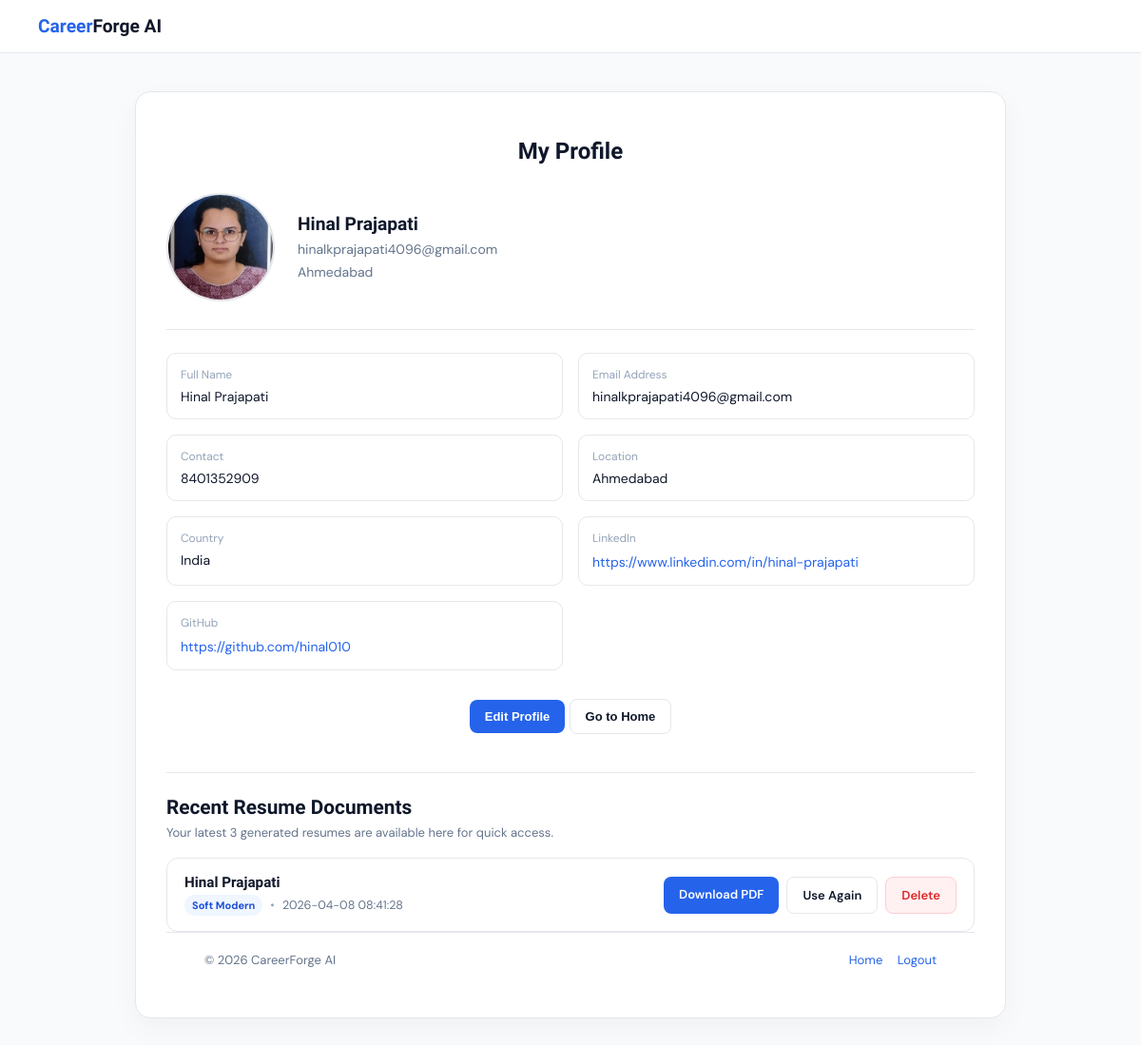
The app's page /my_profile (signed in), older data.
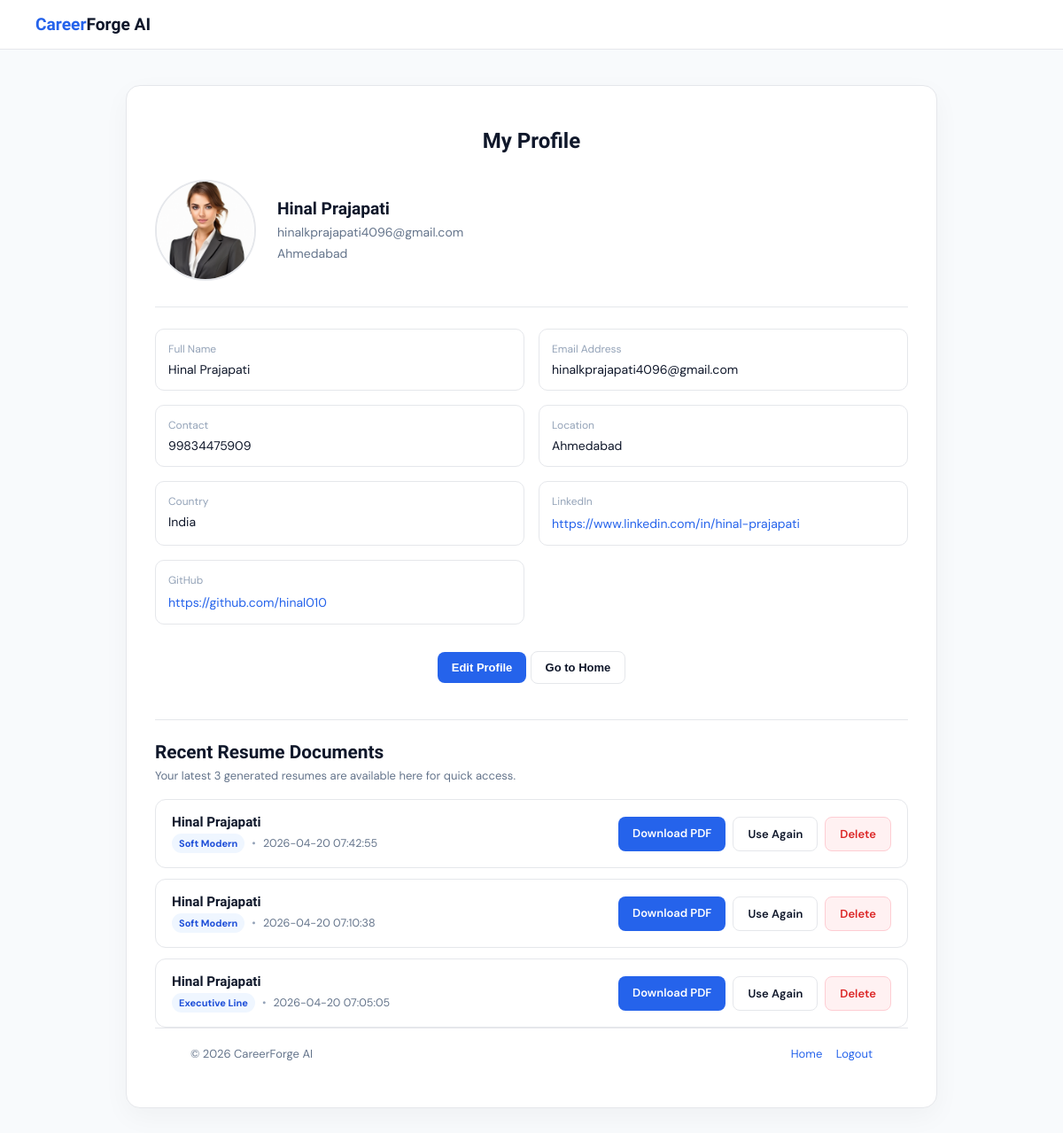
The same page, newer data.
### tables this page shows
CREATE TABLE user_profile (
    id INTEGER PRIMARY KEY AUTOINCREMENT,
    user_id INTEGER UNIQUE,
    full_name TEXT,
    email TEXT,
    contact TEXT,
    location TEXT,
    country TEXT,
    linkedin TEXT,
    github TEXT,
    photo TEXT,
    FOREIGN KEY (user_id) REFERENCES users(id) ON DELETE CASCADE
);

CREATE TABLE resume_history (
    id INTEGER PRIMARY KEY AUTOINCREMENT,
    user_id INTEGER NOT NULL,
    resume_name TEXT NOT NULL,
    template_name TEXT NOT NULL,
    html_file TEXT NOT NULL,
    pdf_file TEXT NOT NULL,
    created_at TEXT DEFAULT CURRENT_TIMESTAMP,
    FOREIGN KEY (user_id) REFERENCES users(id) ON DELETE CASCADE
);

### main.py (the view)
@app.get("/my_profile", response_class=HTMLResponse)
def my_profile_page(request: Request):
    user = require_login(request)
    if isinstance(user, RedirectResponse):
        return user
    profile = get_user_profile(user["id"])
    resume_history = get_resume_history(user["id"])
    return templates.TemplateResponse(
        request,
        "my_profile.html",
        {
            "request": request,
            "user": user,
            "profile": profile,
            "resume_history": resume_history
        }
    )

### template/my_profile.html (shortened to what this page needs)
<!DOCTYPE html>
<html lang="en">
<head>
  <link rel="stylesheet" href="/static/my_profile.css" />
</head>
<body>
  <nav class="navbar">
    <div class="logo"><span>Career</span>Forge AI</div>
  </nav>
  <div class="profile-wrapper">
    <div class="profile-card">
      <h1 class="profile-title">My Profile</h1>
      <div class="profile-top">
        <div class="profile-photo">
          {% if profile and profile.photo %}
            <img src="{{ profile.photo }}" alt="Profile Photo" />
          {% else %}
            <div class="profile-placeholder">
              {{ (profile.full_name if profile and profile.full_name else user.full_name)[0] }}
            </div>
          {% endif %}
        </div>
        <div class="profile-basic">
          <h2>{{ profile.full_name if profile and profile.full_name else user.full_name }}</h2>
          <p>{{ profile.email if profile and profile.email else user.email }}</p>
          <p>{{ profile.location if profile and profile.location else 'Location not added' }}</p>
        </div>
      </div>
      <div class="profile-grid">
        <div class="profile-item">
          <label>Full Name</label>
          <div>{{ profile.full_name if profile and profile.full_name else user.full_name }}</div>
        </div>
        <div class="profile-item">
          <label>Email Address</label>
          <div>{{ profile.email if profile and profile.email else user.email }}</div>
        </div>
        <div class="profile-item">
          <label>Contact</label>
          <div>{{ profile.contact if profile and profile.contact else 'Not added' }}</div>
        </div>
        <div class="profile-item">
          <label>Location</label>
          <div>{{ profile.location if profile and profile.location else 'Not added' }}</div>
        </div>
        <div class="profile-item">
          <label>Country</label>
          <div>{{ profile.country if profile and profile.country else 'Not added' }}</div>
        </div>
        <div class="profile-item">
          <label>LinkedIn</label>
          {% if profile and profile.linkedin %}
            <a href="{{ profile.linkedin }}" target="_blank">{{ profile.linkedin }}</a>
          {% else %}
            <div>Not added</div>
          {% endif %}
        </div>
        <div class="profile-item">
          <label>GitHub</label>
          {% if profile and profile.github %}
            <a href="{{ profile.github }}" target="_blank">{{ profile.github }}</a>
          {% else %}
            <div>Not added</div>
          {% endif %}
        </div>
      </div>
      <div class="profile-actions">
         <button class="btn btn-primary" onclick="window.location.href='/profile'">
                Edit Profile
            </button>
            <button class="btn btn-secondary" onclick="window.location.href='/'">
                Go to Home
            </button>
      </div>
      <div class="resume-history-section">
  <div class="history-header">
    <h2>Recent Resume Documents</h2>
    <p>Your latest 3 generated resumes are available here for quick access.</p>
  </div>
  {% if resume_history and resume_history|length > 0 %}
    <div class="resume-history-list">
      {% for item in resume_history %}
        <div class="resume-history-row">
          <div class="resume-history-info">
            <h3>{{ item.resume_name }}</h3>
            <p>
              <span class="template-badge">{{ item.template_name.replace('-', ' ').title() }}</span>
              <span class="history-dot">•</span>
              <span class="resume-date">{{ item.created_at }}</span>
            </p>
          </div>
          <div class="resume-history-actions">
            <a href="/resume_history/download/{{ item.id }}" class="btn btn-primary">Download PDF</a>
            <a href="/resume_preview?template={{ item.template_name }}" class="btn btn-secondary">Use Again</a>
            <a
              href="/resume_history/delete/{{ item.id }}"
              class="btn btn-danger"
              onclick="return confirm('Delete this saved resume?')"
            >
              Delete
            </a>
          </div>
        </div>
      {% endfor %}
    </div>
  {% else %}
    <div class="empty-history">
      <div class="empty-history-icon">📄</div>
      <h3>No recent resumes</h3>
      <p>Your latest generated resumes will appear here.</p>
    </div>
  {% endif %}
</div>
  <footer class="footer">
    <div>© 2026 CareerForge AI</div>
    <div class="footer-right">
      <a href="/">Home</a>
      <a href="/logout">Logout</a>
    </div>
  </footer>
</body>
</html>

### static/my_profile.css (style rules this page uses)
body { margin: 0; font-family: 'DM Sans', sans-serif; background: #f8fafc; color: #0f172a; }
.navbar { padding: 16px 40px; background: #fff; border-bottom: 1px solid #e5e7eb; display: flex; align-items: center; }
.logo { font-family: 'Sora', sans-serif; font-size: 1.2rem; font-weight: 700; }
.logo span { color: #2563eb; }
.profile-wrapper { display: flex; justify-content: center; padding: 40px 20px; }
.profile-card { width: 100%; max-width: 850px; background: #fff; border: 1px solid #e5e7eb; border-radius: 16px; padding: 32px; box-shadow: 0 10px 30px rgba(0, 0, 0, 0.04); }
.profile-title { text-align: center; font-family: 'Sora', sans-serif; font-size: 1.5rem; font-weight: 700; margin-bottom: 30px; }
.profile-top { display: flex; align-items: center; gap: 24px; padding-bottom: 24px; border-bottom: 1px solid #e5e7eb; margin-bottom: 24px; flex-wrap: wrap; }
.profile-photo img { width: 110px; height: 110px; border-radius: 50%; object-fit: cover; border: 2px solid #e5e7eb; }
.profile-basic h2 { font-family: 'Sora', sans-serif; margin: 0; font-size: 1.2rem; }
.profile-basic p { margin: 6px 0; color: #64748b; font-size: 14px; }
.profile-grid { display: grid; grid-template-columns: repeat(2, 1fr); gap: 16px; }
.profile-item { border: 1px solid #e5e7eb; border-radius: 10px; padding: 14px; }
.profile-item label { font-size: 12px; color: #94a3b8; display: block; margin-bottom: 6px; }
.profile-item div, .profile-item a { font-size: 14px; color: #0f172a; text-decoration: none; word-break: break-word; }
.profile-item a { color: #2563eb; }
.profile-actions { margin-top: 30px; text-align: center; }
.btn { padding: 10px 16px; border-radius: 8px; text-decoration: none; font-size: 13px; font-weight: 600; border: none; cursor: pointer; transition: 0.2s ease; display: inline-block; }
.btn-primary { background: #2563eb; color: #fff; }
.btn-secondary { background: #fff; border: 1px solid #e5e7eb; color: #0f172a; }
.btn-danger { background: #fff1f2; color: #dc2626; border: 1px solid #fecdd3; }
.resume-history-section { margin-top: 40px; padding-top: 24px; border-top: 1px solid #e5e7eb; }
.history-header h2 { margin: 0 0 6px; font-family: 'Sora', sans-serif; font-size: 1.3rem; font-weight: 700; color: #0f172a; }
.history-header p { margin: 0 0 18px; color: #64748b; font-size: 13px; }
.resume-history-list { display: flex; flex-direction: column; gap: 12px; }
.resume-history-row { display: flex; justify-content: space-between; align-items: center; gap: 16px; padding: 16px 18px; background: #ffffff; border: 1px solid #e5e7eb; border-radius: 12px; transition: all 0.2s ease; }
.resume-history-info h3 { margin: 0 0 4px; font-family: 'Sora', sans-serif; font-size: 0.95rem; font-weight: 700; color: #0f172a; }
.resume-history-info p { margin: 0; display: flex; align-items: center; flex-wrap: wrap; gap: 8px; color: #64748b; font-size: 12.5px; }
.template-badge { display: inline-flex; align-items: center; padding: 4px 8px; border-radius: 999px; background: #eff6ff; color: #1d4ed8; font-size: 11px; font-weight: 700; }
.history-dot { color: #94a3b8; }
.resume-date { color: #64748b; font-size: 12.5px; }
.resume-history-actions { display: flex; flex-wrap: wrap; gap: 8px; }
.footer { padding: 20px 40px; border-top: 1px solid #e5e7eb; display: flex; justify-content: space-between; font-size: 13px; color: #64748b; }
.footer a { color: #2563eb; text-decoration: none; margin-left: 12px; }

Row changes from the older to the newer data that the page shows:
removed resume_history: resume_name "Hinal Prajapati", template_name.replace "Soft Modern", created_at "2026-04-08 08:41:28"
changed user_profile "Hinal Prajapati": photo: a different picture; contact "8401352909" → "99834475909"
added resume_history: resume_name "Hinal Prajapati", template_name.replace "Soft Modern", created_at "2026-04-20 07:42:55"
added resume_history: resume_name "Hinal Prajapati", template_name.replace "Soft Modern", created_at "2026-04-20 07:10:38"
added resume_history: resume_name "Hinal Prajapati", template_name.replace "Executive Line", created_at "2026-04-20 07:05:05"
